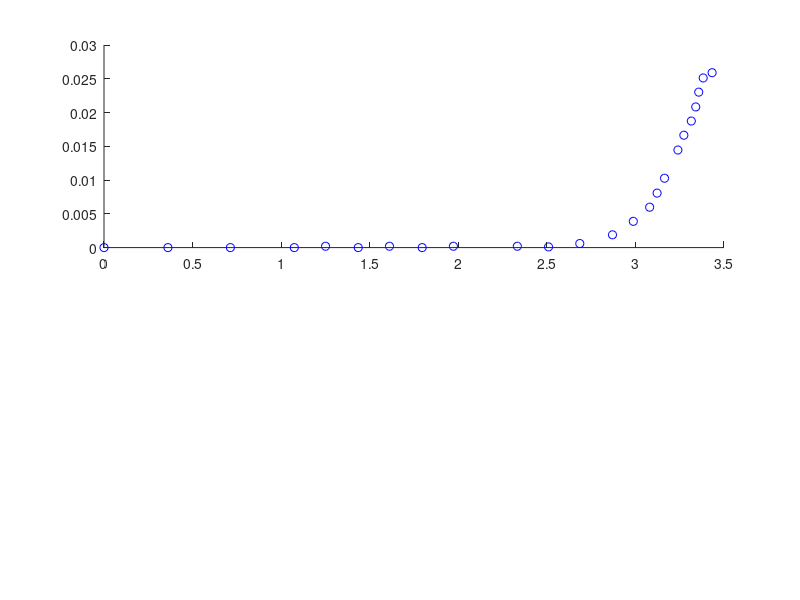

Reproduce this figure in MATLAB. (Note: this script raises an error after producing the figure.)
clc
clear
close all

I = [0.00000; 0.00000; 0.00000; 0.00000; 0.00020; 0.00000; 0.00020; 0.00000; 0.00020; 0.00020; 0.00010; 0.00060; 0.00189; 0.00389; 0.00598; 0.00807; 0.01027; 0.01445; 0.01664; 0.01874; 0.02083; 0.02302; 0.02512; 0.02590];
V = [0.00000; 0.36091; 0.71343; 1.07434; 1.25060; 1.43525; 1.61151; 1.79616; 1.97242; 2.33333; 2.50959; 2.68585; 2.87050; 2.98801; 3.08034; 3.12230; 3.16427; 3.23981; 3.27338; 3.31535; 3.34053; 3.35731; 3.38249; 3.43285];

% Define indices for each segment
n = 6; %6 segmente -> 5 noduri intermediare
idx = [1 5 9 13 17 21 24];

% Initialize arrays to store piecewise fits and errors
fitResults = cell(1, 5);
fitLines = cell(1, 5);
errors = cell(1, 5);

% Plot original data and piecewise fits
figure;
subplot(2, 1, 1); % Top plot for data and piecewise fits
hold on;
plot(V, I, 'bo', 'DisplayName', 'Measured Data'); % Plot original data in blue

% Loop over each segment to fit and calculate error
for i = 1:n
    % Get the data for the current segment
    I_seg = I(idx(i):idx(i+1));
    V_seg = V(idx(i):idx(i+1));
    
    % Perform the linear fit for the current segment
    fitResults{i} = fit( V_seg, I_seg, 'poly1');
    
    % Generate fitted values for the segment
    fitLines{i} = feval(fitResults{i}, V_seg);
    
    % Plot each linear fit segment in red
    plot(V_seg, fitLines{i}, 'r-', 'LineWidth', 1.5, 'DisplayName', ['Segment ' num2str(i) ' Fit']);
    
    % Calculate the absolute error for the current segment
    errors{i} = abs(I_seg - fitLines{i});
end

% Label the plot
ylabel('Current (I)');
xlabel('Voltage (V)');
title('Piecewise Linear Approximation of LED Voltage-Current Characteristic');
legend('Location', 'northwest');
hold off;

% Plot the error evolution
subplot(2, 1, 2); % Bottom plot for error evolution
hold on;

% Plot the error for each segment separately
for i = 1:n
    V_seg = V(idx(i):idx(i+1));
    plot(V_seg, errors{i}, 'DisplayName', ['Segment ' num2str(i) ' Error']);
end

xlabel('Voltage (V)');
ylabel('Absolute Error |I_{measured} - I_{fit}|');
title('Error Evolution of Piecewise Linear Approximation');
legend('Location', 'northwest');
hold off;
